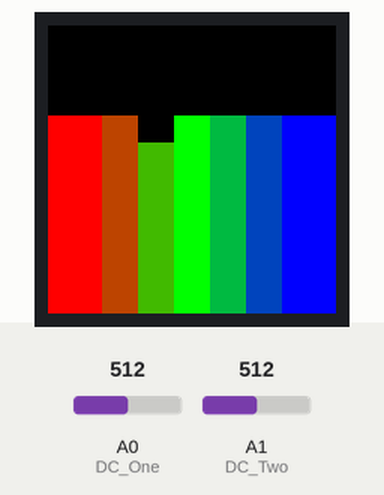
A sketch run on a simulated Arduino Uno, built with avr-gcc and run on an emulated ATmega328P. On the bench: 32×32 colour display. Inputs (shaded band) come from the test bench; at power-on: A0 (DC_One) = 512, A1 (DC_Two) = 512. What the sketch prints to the serial monitor is not drawn.

Above: at 1.2 s.
1.3 s: A0 (DC_One) set to 716
At 1.7 s:
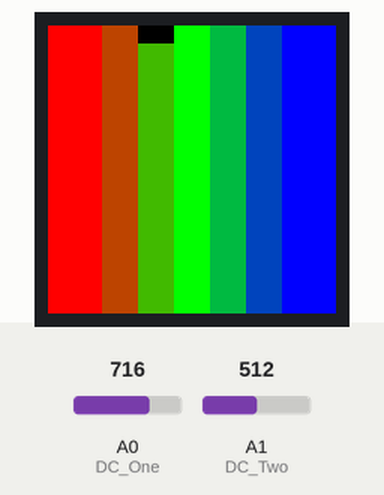
10.3 s: A0 (DC_One) set to 306
At 11.3 s:
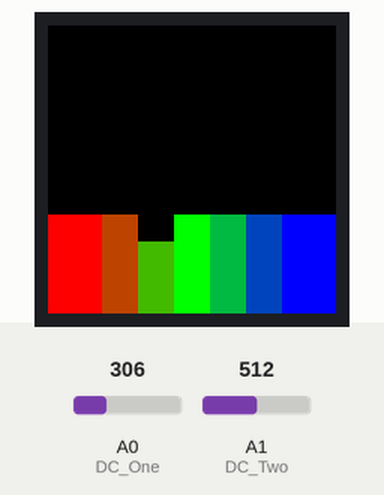
11.8 s: A0 (DC_One) set to 122
At 12.3 s:
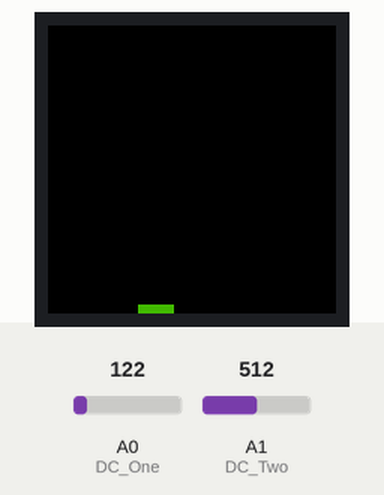
Timing chart, 0 to 12.5 s (numbered marks = the images above; inputs shaded):
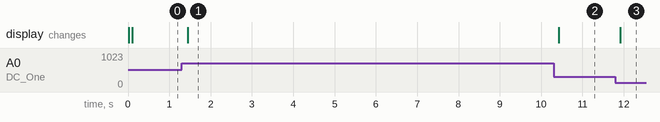

Measured:
- after the input at 1.3 s, the display: changes after 0.15 s (image 1)
- after the input at 10.3 s, the display: changes after 0.12 s (image 2)
- after the input at 11.8 s, the display: changes after 0.12 s (image 3)

The sketch:

spectrum_analyzer.ino
```cpp
#include <RGBmatrixPanel.h>


#define CLK  12   // USE THIS ON ARDUINO UNO, ADAFRUIT METRO M0, etc.
//#define CLK A4 // USE THIS ON METRO M4 (not M0)
//#define CLK 11 // USE THIS ON ARDUINO MEGA
#define OE   13
#define LAT 10
#define A   A2
#define B   A3
#define C   A4
#define D   A5
#define STROBE 4
#define RESET 5
#define DC_One A0
#define DC_Two A1


RGBmatrixPanel matrix(A, B, C, D, CLK, LAT, OE, false);
  int freq_amp;
  int Frequencies_One[7];
  int Frequencies_Two[7];
  int i;
void setup() {


  pinMode(STROBE, OUTPUT);
  pinMode(RESET, OUTPUT);
  pinMode(DC_One, INPUT);
  pinMode(DC_Two, INPUT);
  digitalWrite(STROBE, HIGH);
  digitalWrite(RESET, HIGH);

  //Initialize Spectrum Analyzers
  digitalWrite(STROBE, LOW);
  delay(1);
  digitalWrite(RESET, HIGH);
  delay(1);
  digitalWrite(STROBE, HIGH);
  delay(1);
  digitalWrite(STROBE, LOW);
  delay(1);
  digitalWrite(RESET, LOW);


   Serial.begin(9600);

  matrix.begin();


  // draw some text!
  matrix.setCursor(0, 0);    // start at top left, with one pixel of spacing
  matrix.setTextSize(1);     // size 1 == 8 pixels high
  matrix.setTextWrap(false); // Don't wrap at end of line - will do ourselves


  // whew!
}

  void Read_Frequencies()
{
  //Read frequencies for each band
  for (freq_amp = 0; freq_amp<7; freq_amp++)
  {
    Frequencies_One[freq_amp] = analogRead(DC_One);
    Frequencies_Two[freq_amp] = analogRead(DC_Two);
    digitalWrite(STROBE, HIGH);
    digitalWrite(STROBE, LOW);
   Serial.println(freq_amp);
   Serial.println(Frequencies_One[freq_amp]);
   Serial.println(Frequencies_Two[freq_amp]);
  }
}

  int Return_Frequencies()
{
    digitalWrite(STROBE, HIGH);
    digitalWrite(STROBE, LOW);

  return analogRead(DC_One);
}


void loop() {

  Read_Frequencies();
  matrix.fillScreen(matrix.Color333(0, 0, 0));
  matrix.fillRect(0, 31, 6, ((-Frequencies_One[0] / 18)+6), matrix.Color333(7, 0, 0));
  matrix.fillRect(6, 31, 4, ((-Frequencies_One[1] / 18)+6), matrix.Color333(5, 2, 0));
  matrix.fillRect(10, 31, 4, ((-Frequencies_One[2]  / 18)+9), matrix.Color333(2, 5, 0));
  matrix.fillRect(14, 31, 4, ((-Frequencies_One[3] / 18)+6), matrix.Color333(0, 7, 0));
  matrix.fillRect(18, 31, 4, ((-Frequencies_One[4] / 18)+6), matrix.Color333(0, 5, 2));
  matrix.fillRect(22, 31, 4, ((-Frequencies_One[5] / 18)+6), matrix.Color333(0, 2, 5));
  matrix.fillRect(26, 31, 6, ((-Frequencies_One[6] / 18)+6), matrix.Color333(0, 0, 7));
//  matrix.fillRect(28, 31, 4, (-Return_Frequencies() / 16), matrix.Color333(3, 0, 3));
  delay(10);


}
```
